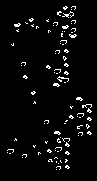
#> input picture Lectures/11_Cython/problems/life/breeder.png, 97 x 181 px
$ python run_life.py   (Python 2 division)
#> lines starting #> are read from the running program, lines starting #| are printed output that depends on the picture; after the words box and inside, x2 and y2 are one past the last pixel; in counts of white or black regions, pixels touching at a corner belong together
# Run this file with
#
#     python run_life.py -dGTKAgg
#

import numpy as np
from matplotlib import pyplot as plt, animation

from life import life_update
import time


def load_image(state, file_name):
#> called with file_name = 'breeder.png'
    img = plt.imread(file_name)
#> img: shape (181, 97) float32; values 0.188 (black) and 1 (white), 4% white in thin lines or dots, all inside (x1, y1, x2, y2) = (7, 6, 92, 170)

    w = img.shape[0]
#> w = 181
    h = img.shape[1]
#> h = 97

    cx = state.shape[0]//2
    cy = state.shape[1]//2

    x0 = cx - w//2
#> x0 = 10
    y0 = cy - h//2
#> y0 = 102

    state[x0:x0+w, y0:y0+h] = img
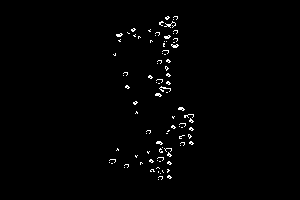
#> state: shape (200, 300) int32; values 0 (black) and 1 (white), 1.2% white in thin lines or dots, all inside (x1, y1, x2, y2) = (109, 16, 194, 180)


def main():
    global state_1, state_2

    state_1 = np.zeros((200, 300), dtype=np.intc)
    state_2 = np.zeros((200, 300), dtype=np.intc)

    load_image(state_1, 'breeder.png')

    # Prepare animation
    pixel_size = 2

    fig = plt.figure(dpi=50, figsize=(pixel_size * state_1.shape[1]/50.,
                                      pixel_size * state_2.shape[0]/50.))
    plt.axes([0, 0, 1, 1])
    img = plt.imshow(state_1, interpolation='nearest',
                              cmap=plt.cm.gray)

    print "Press Ctrl-C in the terminal to exit..."

    def update_fig(n):
#> called with n = 0
        global state_1, state_2

        life_update(state_1, state_2)
#> (this line was passed over: life is not available in this run)
        state_1, state_2 = state_2, state_1   # swap buffers

        img.set_array(state_1)

        return img,

    ani = animation.FuncAnimation(fig, update_fig, interval=50, blit=True)
    plt.show()


if __name__ == "__main__":
    main()
